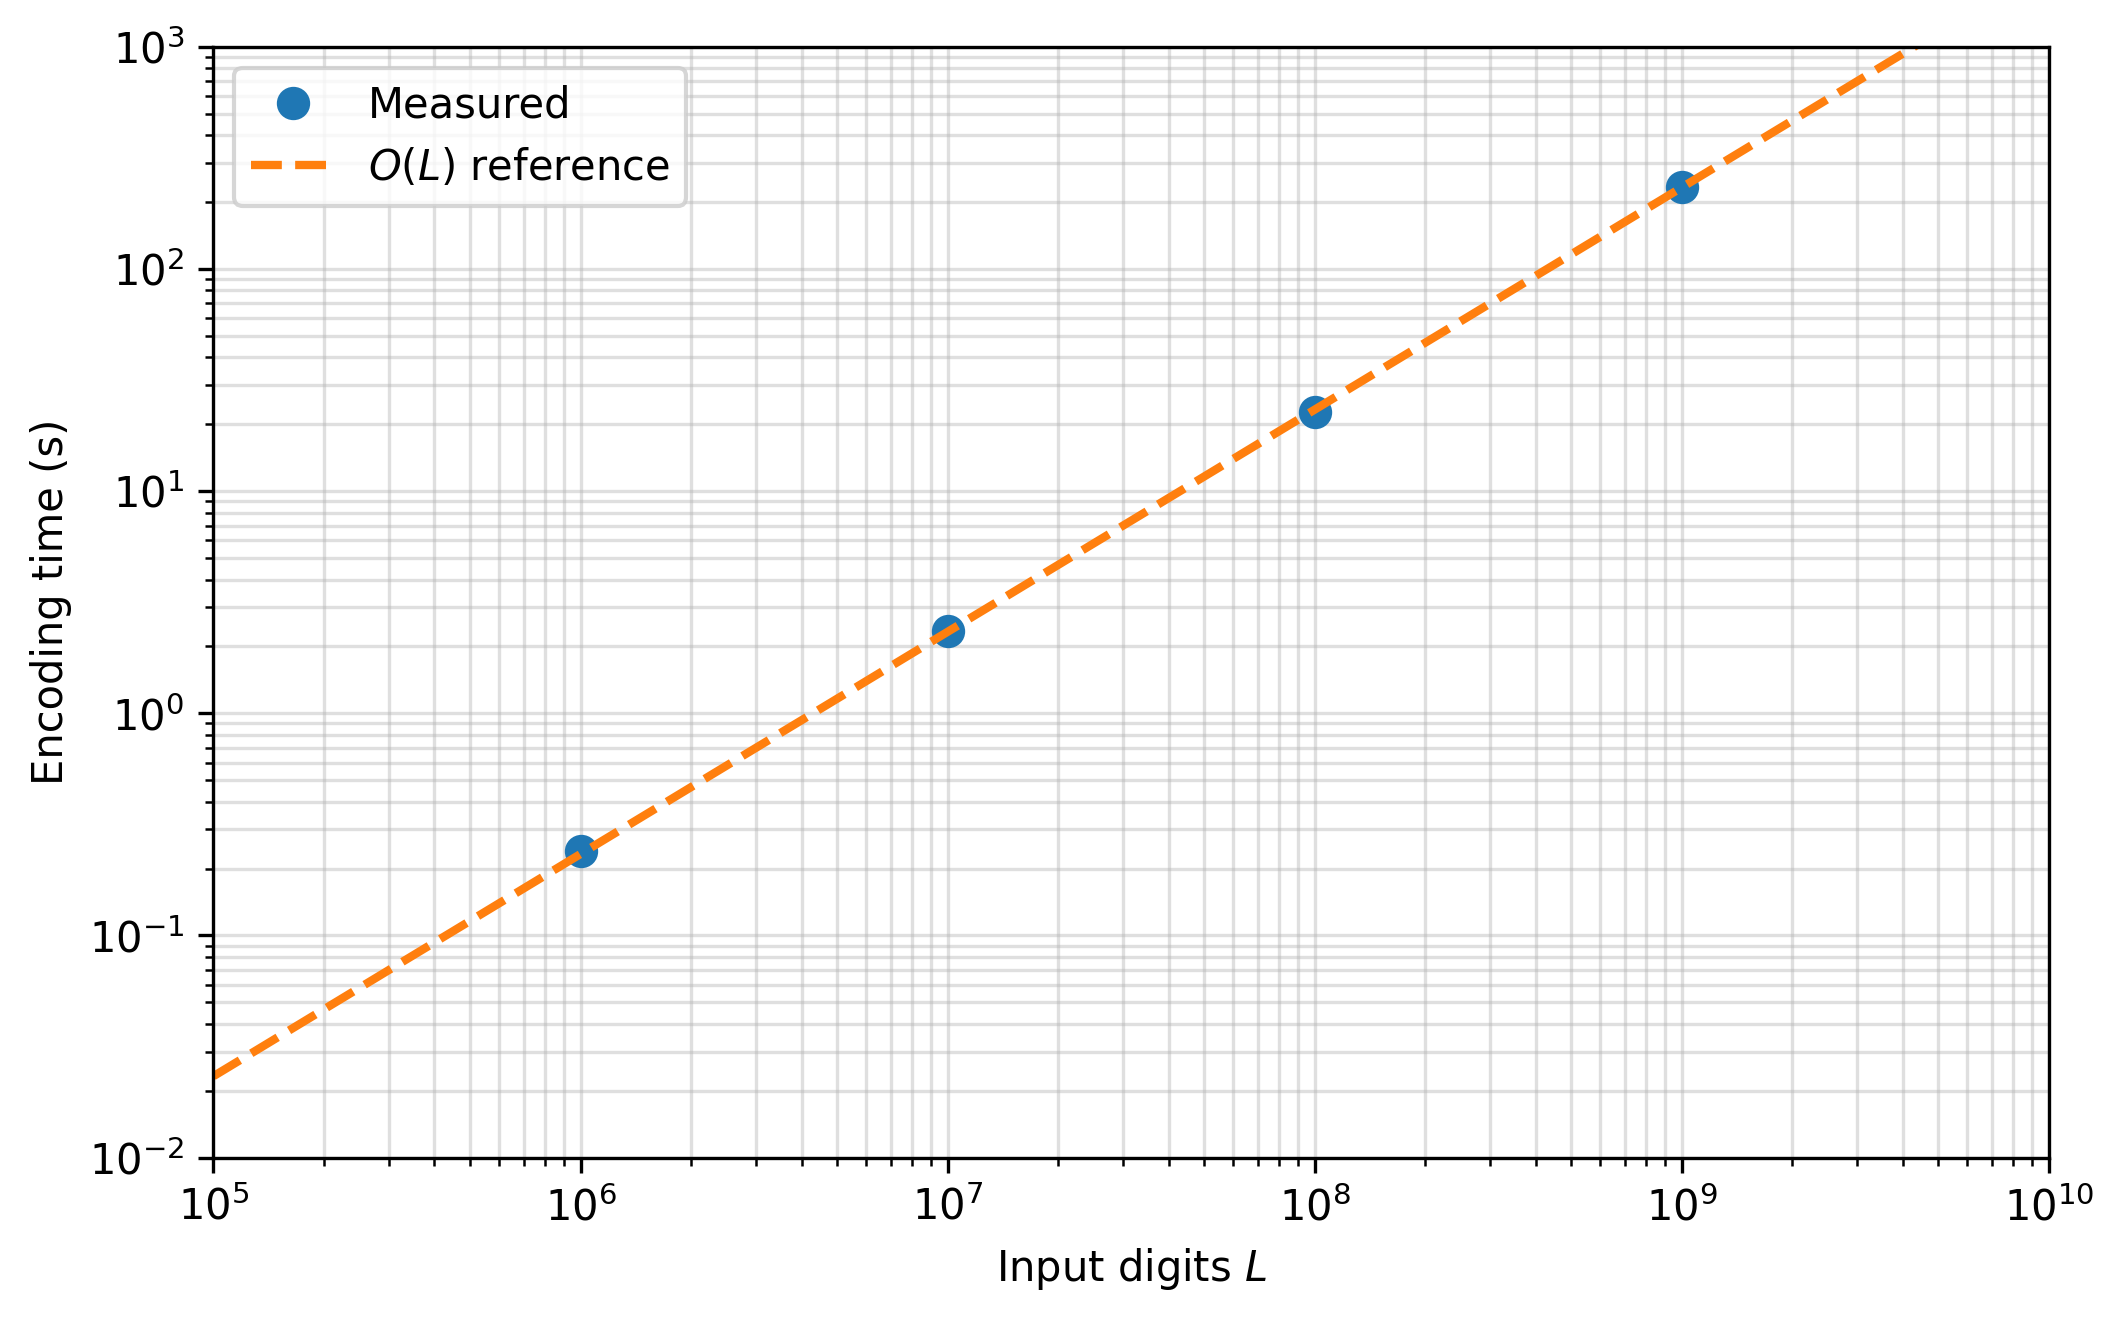

This figure's Python source:
"""
fig2.py

Reproduces Figure 2 from:

RICAN: A Fixed-Rate Representation Method for
Finite Alphabets via Continued-Fraction Approximation

Reads:
    benchmark_results.csv

Produces:
    Fig2.pdf
    Fig2.png
"""

import csv
import numpy as np
import matplotlib.pyplot as plt

# ============================================================
# LOAD EXPERIMENTAL DATA
# ============================================================

csv_file = "benchmark_results.csv"

L = []
times = []

with open(csv_file, newline="", encoding="utf-8") as f:
    reader = csv.DictReader(f)

    for row in reader:
        L.append(int(row["input_digits"]))
        times.append(float(row["encoding_time_seconds"]))

L = np.array(L, dtype=float)
times = np.array(times, dtype=float)

# ============================================================
# REFERENCE O(L)
# ============================================================

# Least-squares proportional fit:
#
#      time ≈ c · L
#
c = np.sum(L * times) / np.sum(L ** 2)

x_ref = np.logspace(5, 10, 500)
y_ref = c * x_ref

# ============================================================
# PLOT
# ============================================================

plt.figure(figsize=(7.2, 4.6))

plt.loglog(
    L,
    times,
    "o",
    markersize=7,
    label="Measured"
)

plt.loglog(
    x_ref,
    y_ref,
    "--",
    linewidth=2,
    label=r"$O(L)$ reference"
)

plt.xlabel(r"Input digits $L$")
plt.ylabel("Encoding time (s)")

plt.xlim(1e5, 1e10)
plt.ylim(1e-2, 1e3)

plt.grid(True, which="both", alpha=0.4)

plt.legend(loc="upper left")

plt.tight_layout()

# ============================================================
# EXPORT FIGURES
# ============================================================

plt.savefig("Fig2.pdf", bbox_inches="tight")
plt.savefig("Fig2.png", dpi=300, bbox_inches="tight")

plt.show()

# ============================================================
# REPORT
# ============================================================

print()
print("Figure 2 successfully generated.")
print(f"Experimental points : {len(L)}")
print(f"Estimated slope c   : {c:.3e} s/digit")
print("Generated files:")
print("   Fig2.pdf")
print("   Fig2.png")
